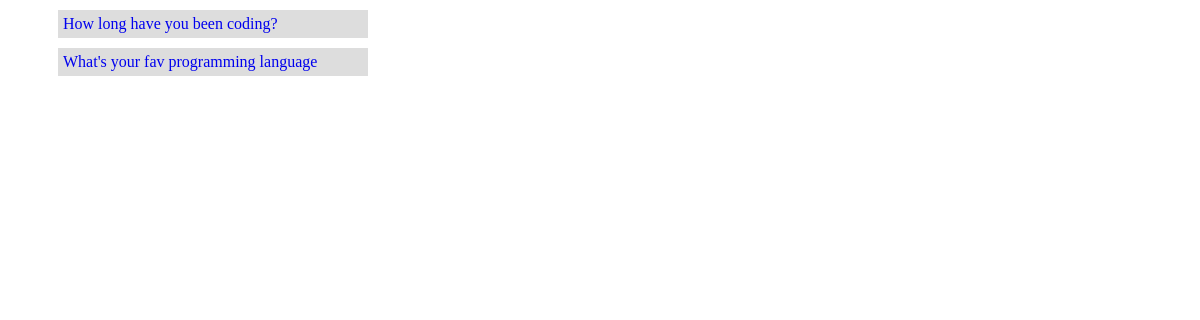
The page /polls/ on the database as committed earlier.
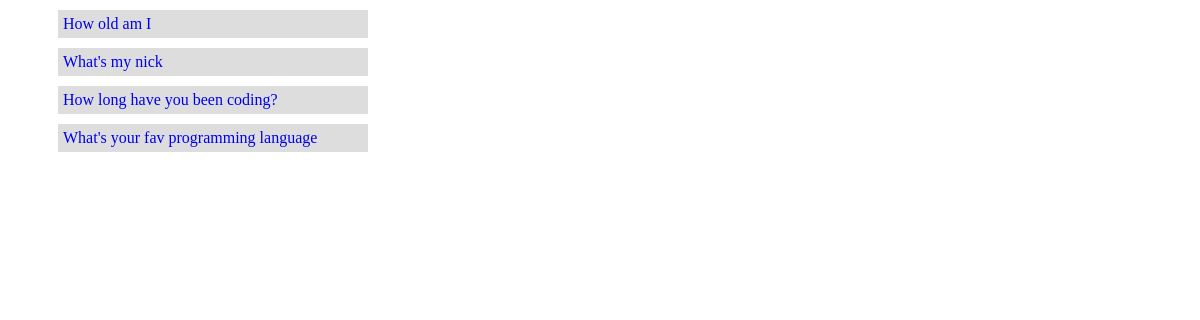
The same page on the database as committed later.
### polls/models.py (models this page shows, shortened)
class Question(models.Model):
    question_text = models.CharField(max_length=200)
    pub_date = models.DateTimeField('date published')

### polls/views.py (the view)
# urls.py: path('', views.IndexView.as_view(), name="index"),
class IndexView(generic.ListView):
    template_name = 'polls/index.html'
    context_object_name = 'latest_question_list'
    def get_queryset(self):
        return Question.objects.filter(pub_date__lte=timezone.now()).order_by('-pub_date')[:5]

### polls/templates/polls/index.html (shortened to what this page needs)
{% load static %}
<link rel="stylesheet" type="text/css" href="{% static 'polls/style.css' %}" />
{% if latest_question_list %}
<ul>
  {% for question in latest_question_list %}
  <li>
    <a href="{% url 'polls:detail' question.id %}"
      >{{question.question_text}}</a
    >
  </li>
  {% endfor %}
</ul>
{% else %}
<h2>No polls available</h2>
{% endif %}

Rows that differ between the two databases and show on the page:
added Question: question_text "How old am I"
added Question: question_text "What's my nick"
